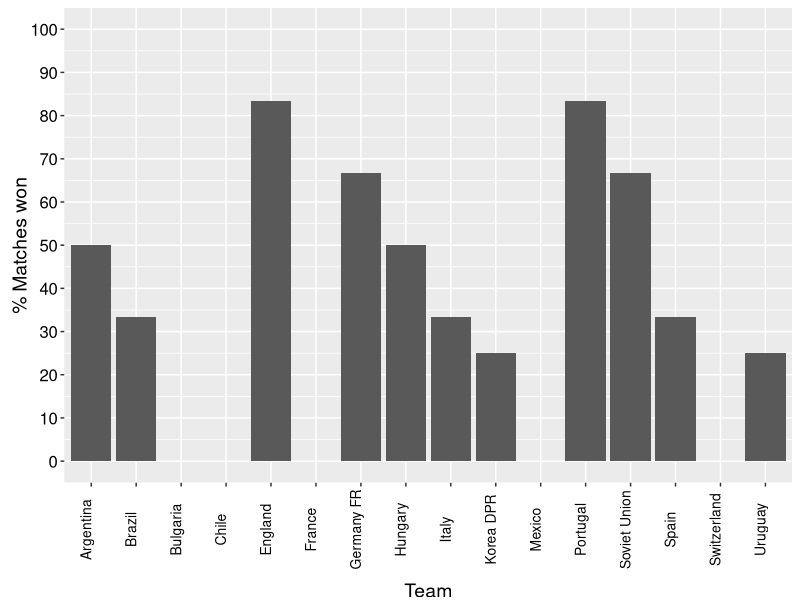
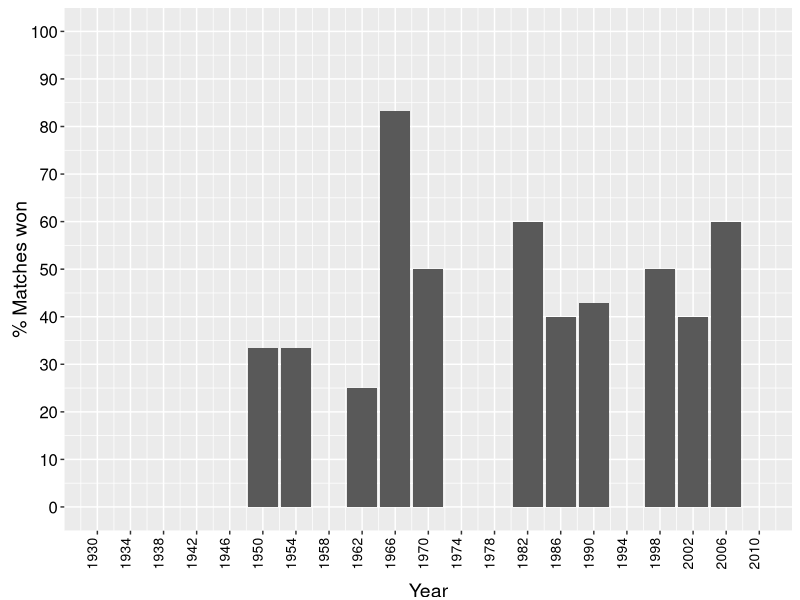
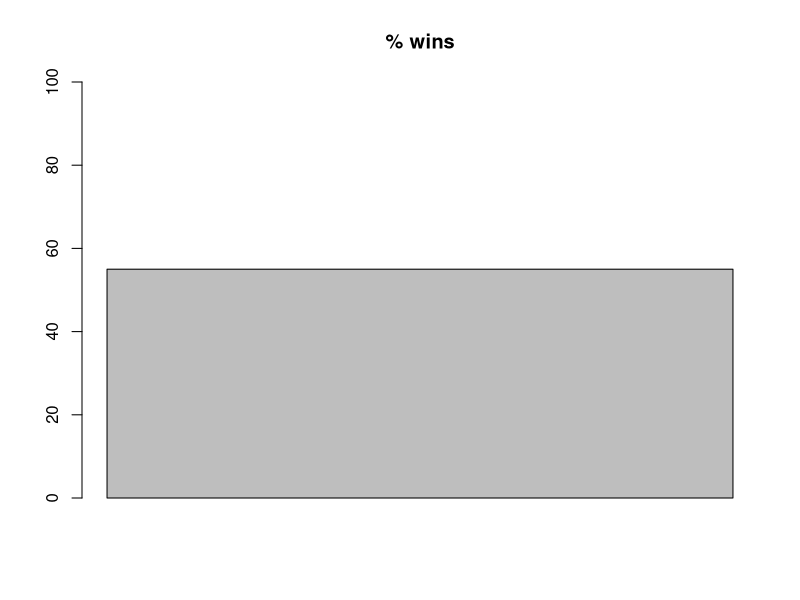

Write the R code that produced these figures, in order.
## ---- chunk 1

library(ggplot2)
data<-read.csv("world_cup_data.csv")
names(data) <- c("Year","Team", "ISO.code","Goals.for", "Goals.against", "Penalties","Matches", "Shots.on.goal", "Shots.wide", "Free.kicks", "Offside","Corners", "Won", "Drawn", "Lost")
# Year <- unique(sort(data$Year))
# Country <- unique(sort(data$Team))
data_sub<-subset(data, Year == "1966")                                
p <- ggplot(data_sub, aes(x = Team, y = (Won/(Won+Drawn+Lost)*100))) + geom_bar(stat = "identity")+
        scale_fill_manual("", values=c("target"="darkgrey","try"="blue"))+
        scale_y_continuous(breaks=seq(0,100,10),limits=c(0,100),"% Matches won")+
        theme(axis.title.x = element_text(size = 14, vjust = -1))+
        theme(axis.title.y = element_text(size = 14, angle=90, vjust=0))+
        theme(axis.text.x = element_text(size = 10,colour="black",vjust = 0, angle = 90))+
        theme(axis.text.y = element_text(size = 12,colour="black"))
        print(p)
## ---- chunk 2

library(ggplot2)
data<-read.csv("world_cup_data.csv")
names(data) <- c("Year","Team", "ISO.code","Goals.for", "Goals.against", "Penalties","Matches", "Shots.on.goal", "Shots.wide", "Free.kicks", "Offside","Corners", "Won", "Drawn", "Lost")
# Year <- unique(sort(data$Year))
# Country <- unique(sort(data$Team))
data_sub<-subset(data, Team == "England")                                
p <- ggplot(data_sub, aes(x = Year, y = (Won/(Won+Drawn+Lost)*100))) + geom_bar(stat = "identity")+
        scale_fill_manual("", values=c("target"="darkgrey","try"="blue"))+
        scale_y_continuous(breaks=seq(0,100,10),limits=c(0,100),"% Matches won")+
        scale_x_continuous(breaks=seq(1930,2010,4), limits=c(1930,2010),"Year")+
        theme(axis.title.x = element_text(size = 14, vjust = -1))+
        theme(axis.title.y = element_text(size = 14, angle=90, vjust=0))+
        theme(axis.text.x = element_text(size = 10,colour="black",vjust = 0, angle = 90))+
        theme(axis.text.y = element_text(size = 12,colour="black"))
        print(p)
## ---- chunk 3
matches_won<-5
matches_drawn<- 2
matches_lost <- 2
matches_played <- matches_won+matches_drawn+matches_lost
percentage_wins <- as.integer((matches_won/matches_played)*100)
result <-paste("Percentage of matches won = " , percentage_wins)
barplot(percentage_wins, ylim=c(0,100), main = "% wins")
